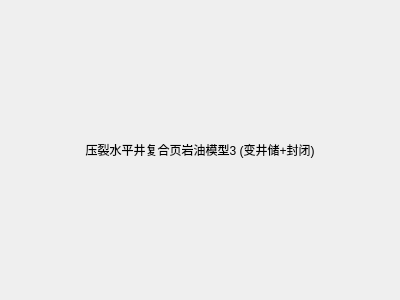
<?xml version="1.0" encoding="UTF-8"?>
<ui version="4.0">
 <class>ModelWidget3</class>
 <widget class="QWidget" name="ModelWidget3">
  <property name="geometry">
   <rect>
    <x>0</x>
    <y>0</y>
    <width>400</width>
    <height>300</height>
   </rect>
  </property>
  <layout class="QVBoxLayout" name="verticalLayout">
   <item>
    <widget class="QLabel" name="label">
     <property name="text">
      <string>压裂水平井复合页岩油模型3 (变井储+封闭)</string>
     </property>
     <property name="alignment">
      <set>Qt::AlignCenter</set>
     </property>
    </widget>
   </item>
  </layout>
 </widget>
 <resources/>
 <connections/>
</ui>
